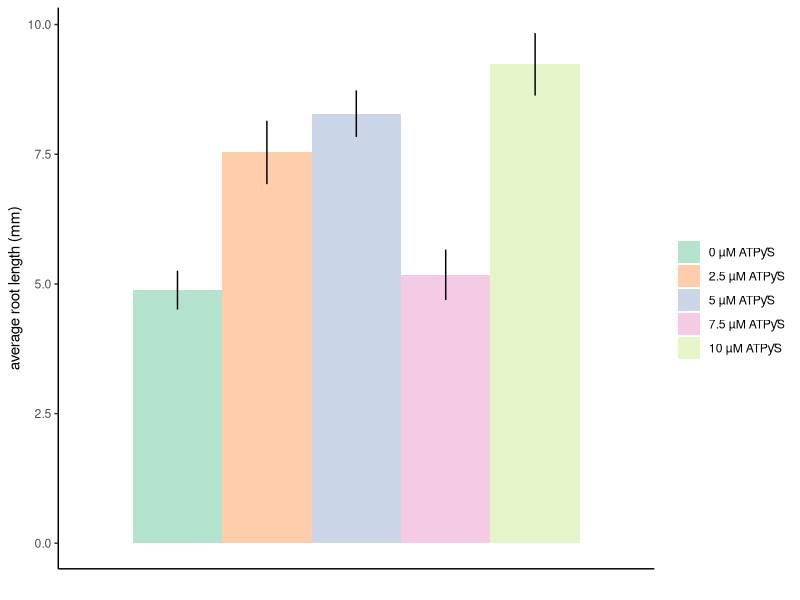
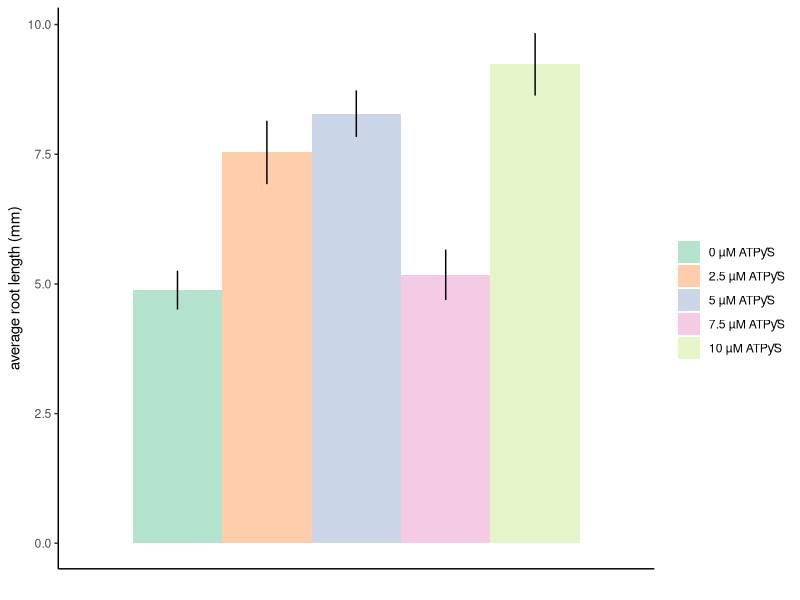

The R source for these figures, in order:
## ---- chunk 1
knitr::opts_chunk$set(echo = TRUE)

library(tidyverse)
library(ggpubr)
library(dplyr)
library(ggplot2)
library(vegan)
library(RColorBrewer)
theme_set(theme_classic()) # Set the theme

setwd("C:/Users/Marcela Morassi/Documents/Github/ClarkLab")


exp4_m <- read.csv("exp4_m.csv")
## ---- chunk 2
#turning data discrete
exp4_m <- exp4_m %>% 
  mutate(ATP_conc = as.character(ATP_conc)) %>% 
  filter(day==7, root>0) %>% 
  mutate(genotype = factor(genotype, levels = c("WT", "KO"))) %>% 
  mutate(ATP_conc = factor(ATP_conc, levels = c("0", "2.5", "5", "7.5", "10")))


#SE
exp4_m_SE <- exp4_m %>% 
  group_by(genotype, ATP_conc) %>% 
  summarise(mean_root = mean(root), se = sd(root)  / sqrt(n()))
## ---- chunk 3
#Marcela final root length
#control v 2.5
t.test(root ~ ATP_conc, ATP_conc == 0| ATP_conc ==2.5, data = exp4_m, var.equal=FALSE, conf.level=0.95)
#control v 5
t.test(root ~ ATP_conc, ATP_conc == 0 | ATP_conc == 5, data = exp4_m, var.equal=FALSE, conf.level=0.95)
#control v 7.5
t.test(root ~ ATP_conc, ATP_conc == 0 | ATP_conc == 7.5, data = exp4_m, var.equal=FALSE, conf.level=0.95)
#control v 10
t.test(root ~ ATP_conc, ATP_conc == 0 | ATP_conc == 10, data = exp4_m, var.equal=FALSE, conf.level=0.95)

exp4_m %>% 
  select(root, ATP_conc) %>% 
  filter(ATP_conc=="10") %>% 
  summary()


## ---- chunk 4


##Final root length
#Marcela
ggplot(exp4_m_SE, aes(x = genotype, y = mean_root, fill = ATP_conc, group = factor (ATP_conc)), col=palette) +
  geom_col(stat="identity", position = position_dodge())+
  xlab("")+ylab("average root length (mm)")+
  theme(axis.text.x=element_blank(),
        axis.ticks.x=element_blank())+
  geom_linerange( aes(ymin = mean_root - se, ymax = mean_root + se),  width=.2,
                  position=position_dodge(.9))+
  scale_fill_brewer(palette = "Pastel2", name = "", labels=c("0 µM ATPƴS", "2.5 µM ATPƴS","5 µM ATPƴS",
                                                             "7.5 µM ATPƴS","10 µM ATPƴS"))
ggsave("exp4_m_finalgrowth.png")
